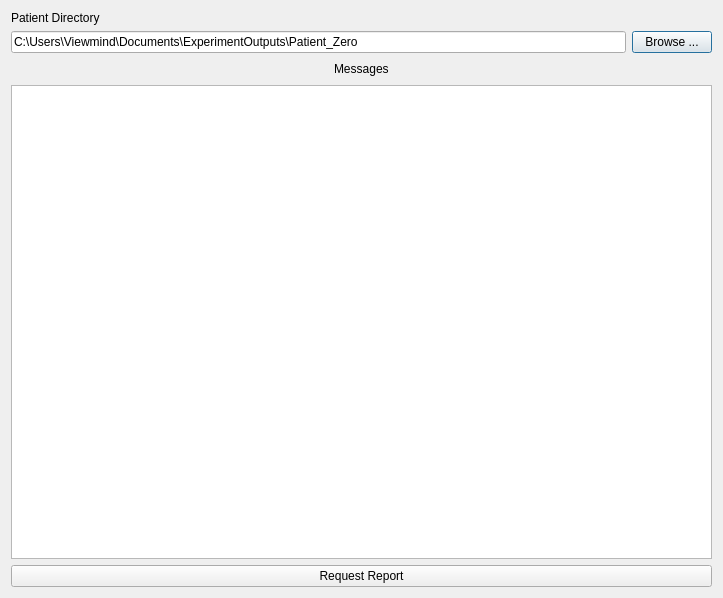
<?xml version="1.0" encoding="UTF-8"?>
<ui version="4.0">
 <class>SSLClient</class>
 <widget class="QDialog" name="SSLClient">
  <property name="geometry">
   <rect>
    <x>0</x>
    <y>0</y>
    <width>723</width>
    <height>598</height>
   </rect>
  </property>
  <property name="windowTitle">
   <string>Request Report</string>
  </property>
  <layout class="QVBoxLayout" name="verticalLayout">
   <item>
    <widget class="QLabel" name="label_5">
     <property name="text">
      <string>Patient Directory</string>
     </property>
    </widget>
   </item>
   <item>
    <layout class="QHBoxLayout" name="horizontalLayout">
     <item>
      <widget class="QLineEdit" name="lePatientDirectory">
       <property name="text">
        <string>C:\Users\Viewmind\Documents\ExperimentOutputs\Patient_Zero</string>
       </property>
       <property name="readOnly">
        <bool>true</bool>
       </property>
      </widget>
     </item>
     <item>
      <widget class="QPushButton" name="pbSearch">
       <property name="text">
        <string>Browse ...</string>
       </property>
      </widget>
     </item>
    </layout>
   </item>
   <item>
    <layout class="QHBoxLayout" name="horizontalLayout_2">
     <item>
      <spacer name="horizontalSpacer">
       <property name="orientation">
        <enum>Qt::Horizontal</enum>
       </property>
       <property name="sizeHint" stdset="0">
        <size>
         <width>40</width>
         <height>20</height>
        </size>
       </property>
      </spacer>
     </item>
     <item>
      <widget class="QLabel" name="label_4">
       <property name="text">
        <string>Messages</string>
       </property>
      </widget>
     </item>
     <item>
      <spacer name="horizontalSpacer_2">
       <property name="orientation">
        <enum>Qt::Horizontal</enum>
       </property>
       <property name="sizeHint" stdset="0">
        <size>
         <width>40</width>
         <height>20</height>
        </size>
       </property>
      </spacer>
     </item>
    </layout>
   </item>
   <item>
    <widget class="QPlainTextEdit" name="plainTextEdit"/>
   </item>
   <item>
    <widget class="QPushButton" name="pbRequestReport">
     <property name="text">
      <string>Request Report</string>
     </property>
    </widget>
   </item>
  </layout>
 </widget>
 <resources/>
 <connections/>
</ui>
